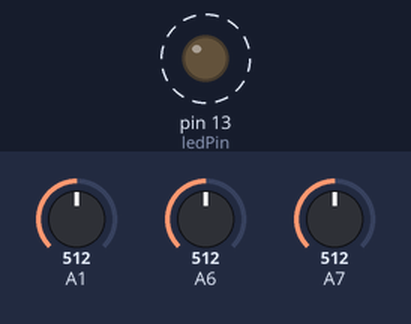
Bench run of a sketch on a simulated Arduino Uno, built with avr-gcc and run on an emulated ATmega328P. On the bench: output pins drawn as LEDs (lit = HIGH). Dashed ring = blinking. Inputs (shaded band) come from the test bench; at power-on: A1 = 512, A6 = 512, A7 = 512. What the sketch prints to the serial monitor is not drawn.

Above: at 1.2 s.
1.3 s: A1 set to 306
Timing chart, 0 to 10.3 s (numbered marks = the images above; inputs shaded):
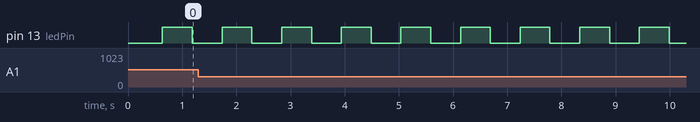

Measured:
- by itself, pin 13 (ledPin): alternates HIGH for 0.55 s and LOW for 0.55 s

The sketch:

AnalogTest.ino
```cpp
// Tests for verifying Loki Robot Arduino interface board

const int ledPin =  13;      // the number of the LED pin

int ledState = LOW;             // ledState used to set the LED
long previousMillis = 0;        // will store last time LED was updated
long interval = 500;           // interval at which to blink (milliseconds)

void setup(void)
{
  Serial.begin(19200);
  pinMode(ledPin, OUTPUT);

  Serial.println("Init Complete.");
}

void loop(void)
{

  int BatteryInt = analogRead(15);
  delay(20);
  byte BatteryByte = analogRead(15)/4;
  float BatteryVoltage = ( (double)BatteryByte * 0.041 ) + 7.0;

  delay(20);
  int ShuntReadV = analogRead(7);
  float ShuntV = ( (double)ShuntReadV * 0.202265 );
//  float ShuntV = ( (double)ShuntReadV /49.44 );

  delay(20);
  int ShuntReadI = analogRead(6);
  float ShuntI = ( (double)ShuntReadI * 0.30 );
//  float ShuntI = ( (double)ShuntReadI /14.9 );

  //Battery = analogRead(15)/4;
  Serial.print("Battery: Byte: ");
  Serial.print(BatteryByte, DEC);
  Serial.print("  Int: ");
  Serial.print(BatteryInt, DEC);
  Serial.print("  Voltage: ");
  Serial.print(BatteryVoltage, 2);

  Serial.print("  ShuntV: ");
  Serial.print(ShuntV);

  Serial.print("  ShuntI: ");
  Serial.print(ShuntI);

  Serial.print("  ShuntIRaw: ");
  Serial.print(ShuntReadI);

  Serial.print("  ShuntVRaw: ");
  Serial.println(ShuntReadV);

  // Blink the LED
  unsigned long currentMillis = millis();
  if(currentMillis - previousMillis > interval)
  {
    // save the last time you blinked the LED
    previousMillis = currentMillis;
    // if the LED is off turn it on and vice-versa:
    if (ledState == LOW)
      ledState = HIGH;
    else
      ledState = LOW;

    // set the LED with the ledState of the variable:
    digitalWrite(ledPin, ledState);
  }

  delay(100);
}
```
